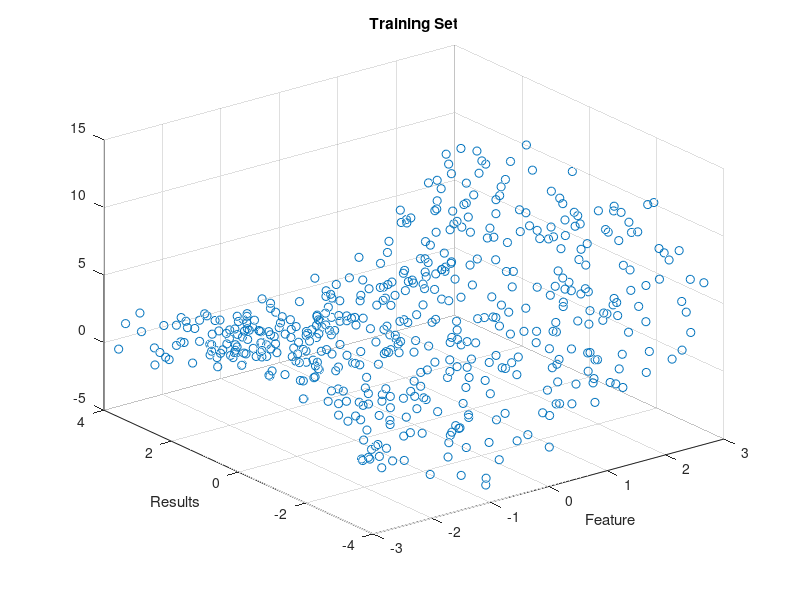

Source code (MATLAB): (Note: this script raises an error after producing the figure.)
clear;

%----------------------------------------
%
% Define a non-linear scattered data set
% x - features
% y - results
%
%----------------------------------------
m = 512;
r = rand(m,1);  % make random numbers a vector (like a column)

%-----------------
% Define features
%-----------------

% Define data range
x1_min = -3;  x2_min = -4;
x1_max = +3;  x2_max = +4;

% Assign values in given data range ...
x1 = [x1_min : (x1_max-x1_min)/(m-1) : x1_max]';  % also vector / column
x2 = [x2_min : (x2_max-x2_min)/(m-1) : x2_max]';  % also vector / column

% ... and shuffle them to make it more interesting
x1 = x1(randperm(numel(x1)));
x2 = x2(randperm(numel(x2)));

%-----------------------
% Create data (results)
%-----------------------
y = 2.0             ...
  + 1.0 * x1        ...
  + 0.5 * x1.^2     ...
  - 0.2 * x2.^2     ...
  + 4.0 * (r-0.5);            % this adds some random noise on top
scatter3(x1, x2, y);

order = input ("Enter polynomial order: ")

%-------------------------------------------
% Append the column with higher order terms
%-------------------------------------------
xl1 = x1;       % original linear vectors
xl2 = x2;       % original linear vectors
x = [xl1 xl2];  % two features side by side in first order
for p = 2 : order
  x = [x  xl1.^p  xl2.^p];
end

% Plot the training data set
scatter3(x(:,1), x(:,2), y);
title('Training Set');
xlabel('Feature');
ylabel('Results');
hold;

%--------------------
%
% Running regression
%
%--------------------
fprintf('Running regression...\n');

% Setup regularization parameter.
lambda =   0;
alpha  =   0.001;
num_i  = 10000;
[theta mu sigma x_normalized j_history] = ...
  regression_train(x,                     ...
                   y,                     ...
                   alpha,                 ...
                   lambda,                ...
                   num_i);

fprintf('- Initial cost:   %f\n', j_history(1));
fprintf('- Optimized cost: %f\n', j_history(end));

fprintf('- Theta (with normalization):\n');
fprintf('-- %f\n', theta);
fprintf('\n');

%----------------------------
%
% Check the solution you got
%
%----------------------------

%-----------------------------------------
% In simple and stupid way (always works)
%-----------------------------------------
y_h = hypothesis([ones(m,1) x_normalized], theta);
scatter3(x(:,1), x(:,2), y_h);

%----------------------------------
% Plot in a more sophisticated way
%----------------------------------
x1s = sort(x1);  x1s = x1s(1:ceil(m/21):end);
x2s = sort(x2);  x2s = x2s(1:ceil(m/21):end);
[x1p, x2p] = meshgrid(x1s, x2s);
M = size(x1s,1);
x1s = reshape(x1p, M*M, 1);
x2s = reshape(x2p, M*M, 1);
xl1 = x1s;       % original linear vectors
xl2 = x2s;       % original linear vectors
xs = [xl1 xl2];  % two features side by side in first order
for p = 2 : order
  xs = [xs  xl1.^p  xl2.^p];
end
[x_normalized mu sigma] = feature_normalize(xs);
y_h = hypothesis([ones(M*M,1) x_normalized], theta);
yp = reshape(y_h, M, M);
surf(x1p,x2p,yp);

